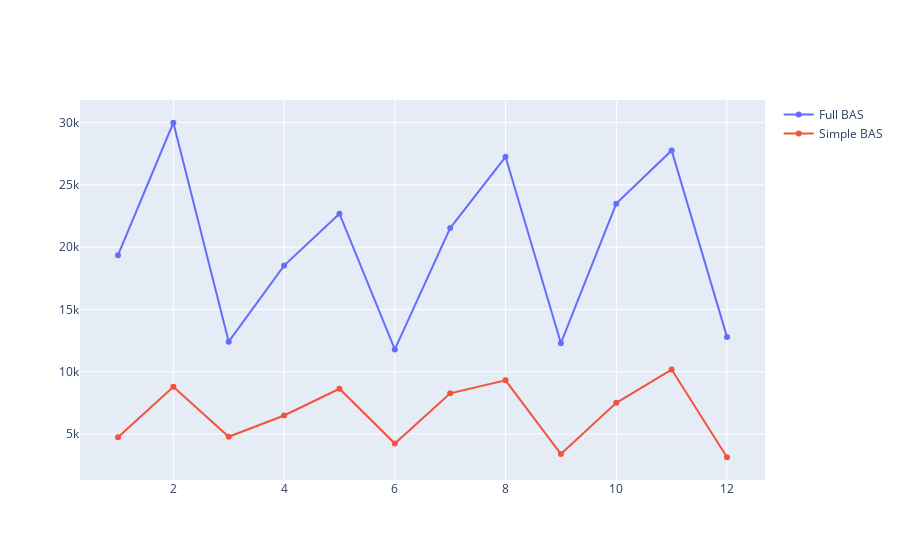

This figure's notebook cell:
### Code cell
simpledf_monthly = (simplebas.groupby(fullbas['datetime'].dt.month)).size().reset_index(name='count')
fulldf_monthly = (fullbas.groupby(fullbas['datetime'].dt.month)).size().reset_index(name='count')

figure = go.Figure()


figure.add_trace(
go.Scatter(x=fulldf_monthly['datetime'], y = fulldf_monthly['count'], name = 'Full BAS' )
)
figure.add_trace(
go.Scatter(x=simpledf_monthly['datetime'], y = simpledf_monthly['count'], name = 'Simple BAS' )
)  
figure.show()

### Figure 1 — Plotly figure (JSON) as saved in the notebook; plotly's stock layout.template omitted (floating-point values rounded to 4 significant figures)
{"data": [{"name": "Full BAS", "type": "scatter", "x": [1, 2, 3, 4, 5, 6, 7, 8, 9, 10, 11, 12], "y": [19356, 29986, 12412, 18521, 22684, 11786, 21529, 27251, 12286, 23493, 27764, 12794]}, {"name": "Simple BAS", "type": "scatter", "x": [1, 2, 3, 4, 5, 6, 7, 8, 9, 10, 11, 12], "y": [4741, 8783, 4777, 6482, 8626, 4235, 8266, 9305, 3385, 7503, 10171, 3131]}], "layout": {}}
